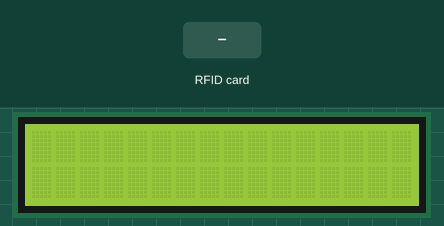
This sketch was run on a simulated Arduino Uno, built with avr-gcc and run on an emulated ATmega328P. Parts: 16×2 character LCD. Inputs (shaded band) come from the test bench. What the sketch prints to the serial monitor is not drawn.

Above: at 1.3 s.
1.4 s: RFID card 36 5D B2 2D F4 held to the reader
At 3.7 s:
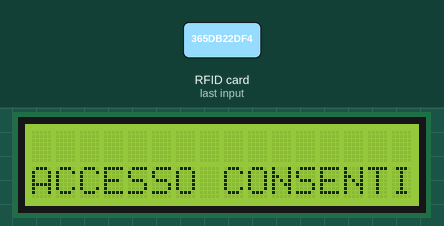
Timing chart, 0 to 5.2 s (numbered marks = the images above; inputs shaded):
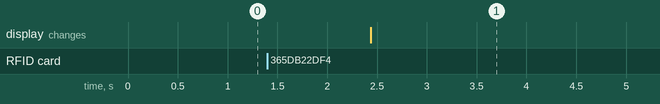

The sketch:

009-Chiave_Serial.ino
```cpp
/*
PINOUT:
RC522 MODULE    Uno/Nano
SDA             D10
SCK             D13
MOSI            D11
MISO            D12
IRQ             N/A
GND             GND
RST             D9
3.3V            3.3V
*/
#include <SPI.h>
#include <RFID.h>
#include <Wire.h>
#include <LiquidCrystal_I2C.h>

//Vengono definiti PIN del RFID reader
#define SDA_DIO 10
#define RESET_DIO 9
#define delayRead 1000 //tempo attesa tra due letture consecutive
#define delayLed 2000 //tempo accensione led stato
#define delayDoor 10000 //tempo di attivazione rele' sblocco porta
#define PinPass 2
#define PinDenied 3
#define PinDoor 4

LiquidCrystal_I2C lcd(0x3F,16,2);

//vengono definite le variabili Stringa in cui vengono memorizzati i seriali dei tag RFID
String SerialIDRead, SerialID1, SerialID2;

//Viene creata una istanza della libreria RFID
RFID RC522(SDA_DIO, RESET_DIO);

void setup()
{
  lcd.init();
  lcd.backlight();
  Wire.begin();
  Serial.begin(9600);
  Serial.println("Inizializzazione");
  //Abilita SPI
  SPI.begin();
  //Inizializzazione RFID reader
  RC522.init();
  //Codici Seriali RFID di Tag1 e Tag2
  SerialID1 = String("365DB22DF4");
  SerialID2 = String("4B9F192BE6");
  Serial.println("inizializzazione completata");
}

void loop()
{
  //variabile "i" per contatore codice tag
  byte i;

  //Se viene letta una tessera
  if (RC522.isCard())
  {
    //Viene letto il codice presente
    RC522.readCardSerial();
    String SerialIDRead ="";
    //Serial.println("Seriale RFID letto:");

    // Viene caricato il seriale della tessera all'interno di una Stringa
    for(i = 0; i <= 4; i++)
    {
      SerialIDRead+= String (RC522.serNum[i],HEX);
      SerialIDRead.toUpperCase();
    }

    delay(delayRead);

    //Controllo se il seriale letto e' uguale a uno dei due seriali autorizzati
    if (SerialIDRead.equals(SerialID1)){
      RFID_Pass();
    }
    if(SerialIDRead.equals(SerialID2)){
      RFID_Denied();
    }
  }
}

//funzione che sblocca la porta in caso di tessera autorizzata
void RFID_Pass(){
  lcd.setCursor( 0, 1);
  lcd.print("ACCESSO CONSENTITO");
  digitalWrite(PinPass, HIGH);
  digitalWrite(PinDoor, HIGH);
  delay(delayDoor);
  digitalWrite(PinPass, LOW);
  digitalWrite(PinDoor, LOW);
  Serial.println();
  lcd.clear();
}

//funzione che notifica in caso di tessera non autorizzata
void RFID_Denied(){
  lcd.setCursor( 0, 1);
  lcd.print("ACCESSO NEGATO");
  digitalWrite(PinDenied, HIGH);
  delay (delayLed);
  digitalWrite(PinDenied, LOW);
  Serial.println();
  lcd.clear();
}
```

Measured:
- after the input at 1.4 s, the display: changes after 1.0 s (image 1)
